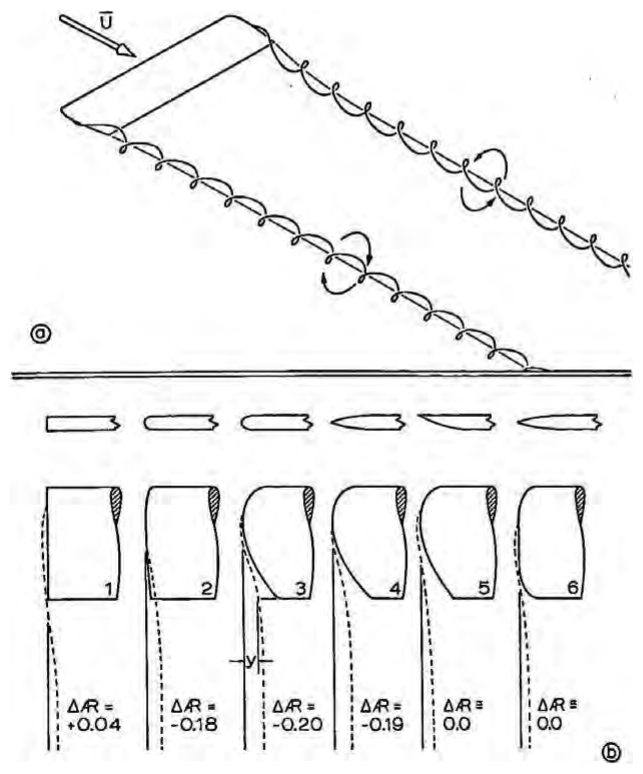
#> input picture figures/ch3/fig39.png, 643 x 774 px
$ python fig39.py
#> lines starting #> are read from the running program, lines starting #| are printed output that depends on the picture
#!/usr/bin/env python3
"""Chapter 3, Figure 39(b): the six fin-tip planforms and their vortex-core paths, digitized from the 1973 art.

The tips and the core positions are Hoerner's measurements (the figure's source, figure-credits.tex), which the
book prints only as this drawing, so both are digitized from figures/ch3/fig39.png (150 dpi):

  tip outlines (tips 2-6; tip 1 is square and is drawn as such in fig39.tex): rays cast from a point inside
      each planform over the scan's ink without the dashes (components of 40 px or less; on tip 2, whose core
      runs just inside the outline, rows 556-576 where the dashes touch it are skipped), at 1 deg steps from
      straight up (the leading edge) round the tip to straight down (the trailing edge); on each ray the inner
      edge of the first ink plus half the line width (1.4 px) is a point of the line's centre. The points
      are scaled vertically (by less than 1 px) to put the straight leading and trailing edges they find on
      the edges' rows, and those within 1 px of the edges are set on them; the points are smoothed by a
      parametric smoothing spline, resampled every 1 px of arc length, kept between the two edges (the
      fillets overshoot them by up to 0.5 px) and joined to them with a continuous slope (join_edge).
  vortex cores (the dashed lines, tips 1-6): the centroids of the dashes (small, upright ink components in
      the tip's column, clear of the lettering) and the point where each core leaves the tip outline, fitted
      by a smoothing spline x(y) and resampled every 2 px down to the foot of the drawing (row 749).

The scan's y axis points down; the CSVs give x relative to the tip's own reference line (the solid vertical
line carried downstream from the tip's outermost point, at the column TIPX below) and y = -row, so that
fig39.tex can set each column at its own position (the redraw spaces the six columns evenly).

Writes fig39-tip2.csv ... fig39-tip6.csv (the tip outline from the leading edge, straight above the rays' centre,
round the tip to the trailing edge, straight below it) and fig39-core1.csv ... fig39-core6.csv (x, y). Prints the residuals of the fits.
"""
import csv, pathlib
import numpy as np
from PIL import Image
from scipy import ndimage
from scipy.interpolate import splprep, splev, UnivariateSpline

HERE = pathlib.Path(__file__).resolve().parent
ROOT = HERE.parent.parent.parent
SCAN = ROOT / "figures/ch3/fig39.png"

# the solid reference line of each tip (column of the scan), measured with tools/v2/digitize.py lines
TIPX = [47.0, 146.0, 243.5, 333.0, 421.0, 519.5]
LE_ROW, TE_ROW = 487.0, 598.5          # leading and trailing edges (rows)
# the point inside each planform the rays start from (right of the raked tips' trailing-edge corners)
CENTRE = {2: (176.0, 543.0), 3: (288.0, 543.0), 4: (381.0, 543.0), 5: (466.0, 543.0), 6: (549.5, 543.0)}
# rows where a tip's core runs inside its outline and touches it (the rays would stop on the dashes): no points
SKIP_ROWS = {2: (556.0, 576.0)}
# where each core leaves the tip outline (row, column), read on 5x zooms of the scan
CORE_START = {1: (505.0, 45.5), 2: (556.0, 148.5), 3: (522.0, 240.5), 4: (533.0, 331.5),
              5: (515.0, 417.0), 6: (527.0, 516.5)}
# lettering in each column (the Delta AR labels start at this column, below row 695)
LABEL_X = [66.0, 167.0, 268.0, 356.0, 444.0, 543.0]
FOOT = 749.0


def write(name, xy):
    with open(HERE / name, "w", newline="") as f:
        w = csv.writer(f)
        w.writerow(["x", "y"])
        for x, y in xy:
            w.writerow([f"{x:.2f}", f"{y:.2f}"])


def join_edge(s, y, edge, dev=1.0):
    """From the start of the curve up to the first point that lies `dev` px off the edge, replace the rows by
    a parabola that leaves the edge tangentially and meets the curve there with its slope."""
    off = np.abs(y - edge)
    i1 = int(np.argmax(off > dev))
    slope = abs((y[i1 + 2] - y[i1 - 2]) / (s[i1 + 2] - s[i1 - 2]))
    length = min(2 * off[i1] / max(slope, 1e-6), abs(s[i1] - s[0]))
    u = np.clip(1 - np.abs(s[i1] - s[: i1 + 1]) / length, 0, None)
    out = y.copy()
    out[: i1 + 1] = edge + np.sign(y[i1] - edge) * off[i1] * u ** 2
    return out


def tip_outline(mask, k):
    cx, cy = CENTRE[k]
    pts = []
    for th in np.arange(90.0, 270.01, 1.0):
        d = np.array([np.cos(np.radians(th)), -np.sin(np.radians(th))])
        rr = np.arange(3.0, 150.0, 0.2)
        v = ndimage.map_coordinates(mask, [cy + rr * d[1], cx + rr * d[0]], order=1)
        hit = np.flatnonzero(v > 0.5)
        if hit.size == 0:
            continue
        r = rr[hit[0]] + 1.4
        x, y = cx + r * d[0], cy + r * d[1]
        if k in SKIP_ROWS and SKIP_ROWS[k][0] <= y <= SKIP_ROWS[k][1]:
            continue
        pts.append((x, y))
    p = np.array(pts)
    # the straight leading and trailing edges: the rays find them about a pixel off the lines' centres (and the
    # scan's trailing edge is not quite level), so the points are scaled vertically to put the edges' median
    # ray points (the first and last 11 rays) on LE_ROW and TE_ROW; the points within 1 px of the edges are
    # then set on them
    lr, tr = np.median(p[:11, 1]), np.median(p[-11:, 1])
    p[:, 1] = LE_ROW + (p[:, 1] - lr) * (TE_ROW - LE_ROW) / (tr - lr)
    p[(np.abs(p[:, 1] - LE_ROW) < 1.0) & (p[:, 0] > cx - 25), 1] = LE_ROW
    p[(np.abs(p[:, 1] - TE_ROW) < 1.0) & (p[:, 0] > cx - 40), 1] = TE_ROW
    p[0], p[-1] = (cx, LE_ROW), (cx, TE_ROW)
    tck, u = splprep([p[:, 0], p[:, 1]], s=len(p) * 0.35 ** 2)
    fine = np.linspace(0, 1, 4000)
    x, y = splev(fine, tck)
    seg = np.hypot(np.diff(x), np.diff(y))
    s = np.r_[0, np.cumsum(seg)]
    n = int(s[-1]) + 1
    si = np.linspace(0, s[-1], n)
    xs, ys = np.interp(si, s, x), np.interp(si, s, y)
    # the ends run exactly along the edges, joining the curve with a continuous slope (the spline wavers by
    # up to 0.4 px along the straight parts)
    ys = np.clip(ys, LE_ROW, TE_ROW)              # no overshoot past the edges at the corners
    ys = join_edge(si, ys, LE_ROW)
    ys = join_edge(si[::-1], ys[::-1], TE_ROW)[::-1]
    xs[0], xs[-1] = cx, cx
    fx, fy = splev(u, tck)
    res = np.hypot(fx - p[:, 0], fy - p[:, 1])
    print(f"tip {k}: {len(p)} ray points, spline residual mean {res.mean():.2f} px, max {res.max():.2f} px")
    return xs, ys


def core(dark, lab, objs, k):
    xt = TIPX[k - 1]
    cen = []
    for i, sl in enumerate(objs):
        ys, xs = sl
        h, w = ys.stop - ys.start, xs.stop - xs.start
        m = lab[sl] == i + 1
        area = int(m.sum())
        yy, xx = np.nonzero(m)
        cxx, cyy = xx.mean() + xs.start, yy.mean() + ys.start
        if not (xt - 14 <= cxx <= xt + 32 and 495 <= cyy <= FOOT + 3):
            continue
        if not (4 <= h <= 10 and w <= 4 and 8 <= area <= 26):
            continue
        if cyy > 695 and cxx > LABEL_X[k - 1] - 2:
            continue
        cen.append((cyy, cxx))
    cen.sort()
    r0, c0 = CORE_START[k]
    cen = [(r0, c0)] + [c for c in cen if c[0] > r0 + 2]
    c = np.array(cen)
    w = np.ones(len(c)); w[0] = 5.0
    sp = UnivariateSpline(c[:, 0], c[:, 1], w=w, k=3, s=len(c) * 0.45 ** 2)
    res = np.abs(sp(c[:, 0]) - c[:, 1])
    rows = np.arange(r0, FOOT + 0.1, 2.0)
    print(f"core {k}: {len(c)} points (dashes and start), spline residual mean {res.mean():.2f} px, "
          f"max {res.max():.2f} px; x at the trailing edge {sp(TE_ROW) - xt:+.1f}, at the foot {sp(FOOT) - xt:+.1f} px")
    return sp(rows), rows


def main():
    img = np.asarray(Image.open(SCAN).convert("L")).astype(float)
    dark = img < 150
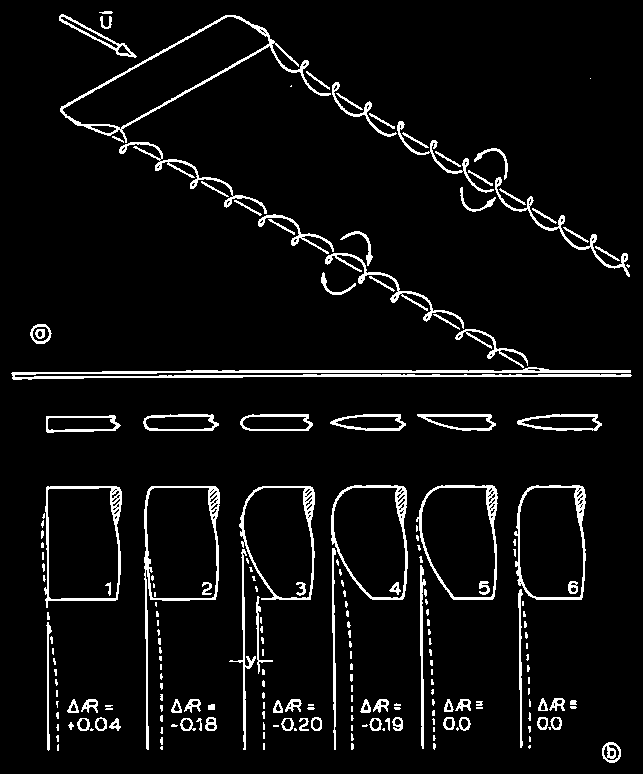
#> dark: shape (774, 643) bool; 5.8% white in thin lines or dots
    lab, _ = ndimage.label(dark)
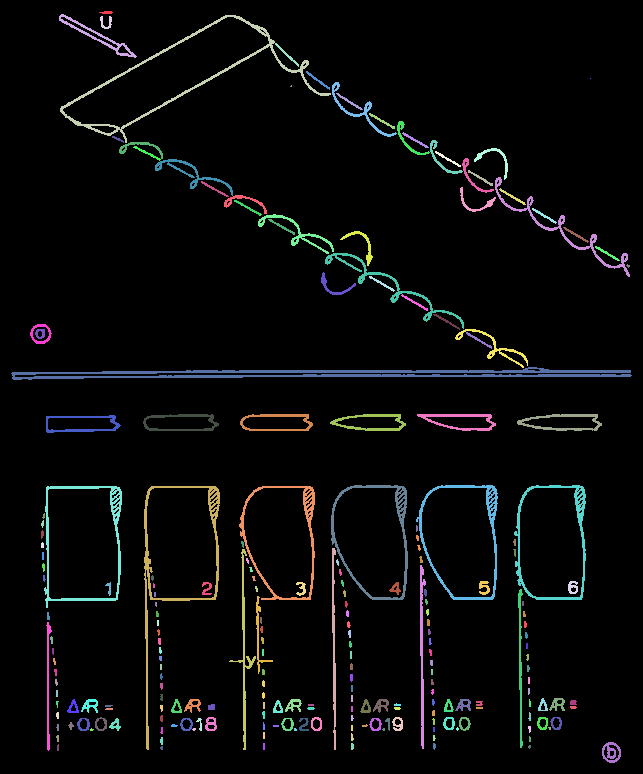
#> lab: shape (774, 643) int32; 231 distinct labels, from 0 to 230; one colour per label, 0 black
    objs = ndimage.find_objects(lab)
#> objs = 230 items
    # the outlines' ink without the dashes (small components): the cores of tips 2-6 run close to it
    sizes = ndimage.sum(dark, lab, index=np.arange(1, len(objs) + 1))
#> sizes = 230 values, max 3391 at index 44, min 1 at index 6, mean 125
    big = np.r_[False, sizes > 40][lab].astype(float)
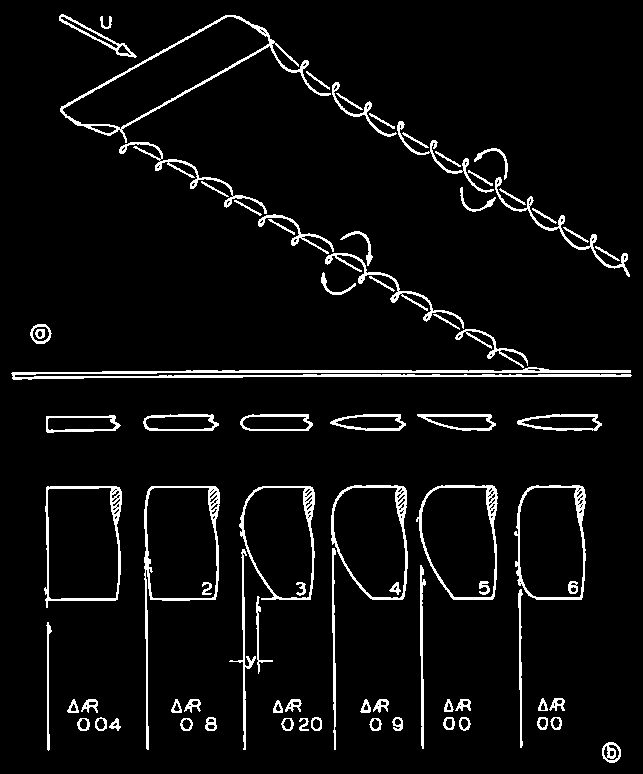
#> big: shape (774, 643) float64; values 0 (black) and 1 (white), 5.3% white in thin lines or dots
    for k in range(2, 7):
        x, y = tip_outline(big, k)
        write(f"fig39-tip{k}.csv", zip(x - TIPX[k - 1], -y))
    for k in range(1, 7):
        x, y = core(dark, lab, objs, k)
        write(f"fig39-core{k}.csv", zip(x - TIPX[k - 1], -y))


if __name__ == "__main__":
    main()
